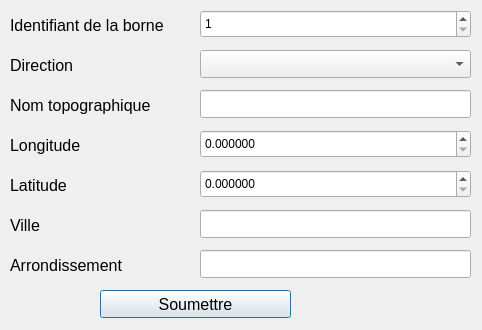
<?xml version="1.0" encoding="UTF-8"?>
<ui version="4.0">
 <class>AjouterBorneFontaineInterface</class>
 <widget class="QDialog" name="AjouterBorneFontaineInterface">
  <property name="geometry">
   <rect>
    <x>0</x>
    <y>0</y>
    <width>482</width>
    <height>330</height>
   </rect>
  </property>
  <property name="windowTitle">
   <string>AjouterBorneFontaineInterface</string>
  </property>
  <widget class="QLabel" name="lbDirection">
   <property name="geometry">
    <rect>
     <x>10</x>
     <y>50</y>
     <width>171</width>
     <height>31</height>
    </rect>
   </property>
   <property name="text">
    <string>&lt;html&gt;&lt;head/&gt;&lt;body&gt;&lt;p&gt;&lt;span style=&quot; font-size:12pt;&quot;&gt;Direction&lt;/span&gt;&lt;/p&gt;&lt;/body&gt;&lt;/html&gt;</string>
   </property>
  </widget>
  <widget class="QLabel" name="lbVille">
   <property name="geometry">
    <rect>
     <x>10</x>
     <y>210</y>
     <width>171</width>
     <height>31</height>
    </rect>
   </property>
   <property name="text">
    <string>&lt;html&gt;&lt;head/&gt;&lt;body&gt;&lt;p&gt;&lt;span style=&quot; font-size:12pt;&quot;&gt;Ville&lt;/span&gt;&lt;/p&gt;&lt;/body&gt;&lt;/html&gt;</string>
   </property>
  </widget>
  <widget class="QLabel" name="lbArrondissement">
   <property name="geometry">
    <rect>
     <x>10</x>
     <y>250</y>
     <width>171</width>
     <height>31</height>
    </rect>
   </property>
   <property name="text">
    <string>&lt;html&gt;&lt;head/&gt;&lt;body&gt;&lt;p&gt;&lt;span style=&quot; font-size:12pt;&quot;&gt;Arrondissement&lt;/span&gt;&lt;/p&gt;&lt;/body&gt;&lt;/html&gt;</string>
   </property>
  </widget>
  <widget class="QLabel" name="lbLatitude">
   <property name="geometry">
    <rect>
     <x>10</x>
     <y>170</y>
     <width>171</width>
     <height>31</height>
    </rect>
   </property>
   <property name="text">
    <string>&lt;html&gt;&lt;head/&gt;&lt;body&gt;&lt;p&gt;&lt;span style=&quot; font-size:12pt;&quot;&gt;Latitude&lt;/span&gt;&lt;/p&gt;&lt;/body&gt;&lt;/html&gt;</string>
   </property>
  </widget>
  <widget class="QLabel" name="lbNomTopo">
   <property name="geometry">
    <rect>
     <x>10</x>
     <y>90</y>
     <width>171</width>
     <height>31</height>
    </rect>
   </property>
   <property name="text">
    <string>&lt;html&gt;&lt;head/&gt;&lt;body&gt;&lt;p&gt;&lt;span style=&quot; font-size:12pt;&quot;&gt;Nom topographique&lt;/span&gt;&lt;/p&gt;&lt;/body&gt;&lt;/html&gt;</string>
   </property>
  </widget>
  <widget class="QLabel" name="lbLongitude">
   <property name="geometry">
    <rect>
     <x>10</x>
     <y>130</y>
     <width>171</width>
     <height>31</height>
    </rect>
   </property>
   <property name="text">
    <string>&lt;html&gt;&lt;head/&gt;&lt;body&gt;&lt;p&gt;&lt;span style=&quot; font-size:12pt;&quot;&gt;Longitude&lt;/span&gt;&lt;/p&gt;&lt;/body&gt;&lt;/html&gt;</string>
   </property>
  </widget>
  <widget class="QLabel" name="lbIdentifiant">
   <property name="geometry">
    <rect>
     <x>10</x>
     <y>10</y>
     <width>171</width>
     <height>31</height>
    </rect>
   </property>
   <property name="text">
    <string>&lt;html&gt;&lt;head/&gt;&lt;body&gt;&lt;p&gt;&lt;span style=&quot; font-size:12pt;&quot;&gt;Identifiant de la borne&lt;/span&gt;&lt;/p&gt;&lt;/body&gt;&lt;/html&gt;</string>
   </property>
  </widget>
  <widget class="QSpinBox" name="txtIdentifiant">
   <property name="geometry">
    <rect>
     <x>200</x>
     <y>10</y>
     <width>271</width>
     <height>28</height>
    </rect>
   </property>
   <property name="minimum">
    <number>1</number>
   </property>
   <property name="maximum">
    <number>1000000000</number>
   </property>
  </widget>
  <widget class="QComboBox" name="comboDirection">
   <property name="geometry">
    <rect>
     <x>200</x>
     <y>50</y>
     <width>271</width>
     <height>28</height>
    </rect>
   </property>
   <item>
    <property name="text">
     <string/>
    </property>
   </item>
   <item>
    <property name="text">
     <string>Nord</string>
    </property>
   </item>
   <item>
    <property name="text">
     <string>Sud</string>
    </property>
   </item>
   <item>
    <property name="text">
     <string>Est</string>
    </property>
   </item>
   <item>
    <property name="text">
     <string>Ouest</string>
    </property>
   </item>
   <item>
    <property name="text">
     <string>null</string>
    </property>
   </item>
  </widget>
  <widget class="QLineEdit" name="txtNomTopo">
   <property name="geometry">
    <rect>
     <x>200</x>
     <y>90</y>
     <width>271</width>
     <height>28</height>
    </rect>
   </property>
  </widget>
  <widget class="QDoubleSpinBox" name="txtLongitude">
   <property name="geometry">
    <rect>
     <x>200</x>
     <y>130</y>
     <width>271</width>
     <height>28</height>
    </rect>
   </property>
   <property name="decimals">
    <number>6</number>
   </property>
   <property name="maximum">
    <double>100000000000000.000000000000000</double>
   </property>
  </widget>
  <widget class="QDoubleSpinBox" name="txtLatitude">
   <property name="geometry">
    <rect>
     <x>200</x>
     <y>170</y>
     <width>271</width>
     <height>28</height>
    </rect>
   </property>
   <property name="decimals">
    <number>6</number>
   </property>
   <property name="maximum">
    <double>10000000000.000000000000000</double>
   </property>
  </widget>
  <widget class="QLineEdit" name="txtVille">
   <property name="geometry">
    <rect>
     <x>200</x>
     <y>210</y>
     <width>271</width>
     <height>28</height>
    </rect>
   </property>
  </widget>
  <widget class="QLineEdit" name="txtArrondissement">
   <property name="geometry">
    <rect>
     <x>200</x>
     <y>250</y>
     <width>271</width>
     <height>28</height>
    </rect>
   </property>
  </widget>
  <widget class="QPushButton" name="btnSoumettre">
   <property name="geometry">
    <rect>
     <x>100</x>
     <y>290</y>
     <width>191</width>
     <height>28</height>
    </rect>
   </property>
   <property name="font">
    <font>
     <pointsize>12</pointsize>
    </font>
   </property>
   <property name="text">
    <string>Soumettre</string>
   </property>
  </widget>
 </widget>
 <resources/>
 <connections>
  <connection>
   <sender>btnSoumettre</sender>
   <signal>clicked()</signal>
   <receiver>AjouterBorneFontaineInterface</receiver>
   <slot>validerChamps()</slot>
   <hints>
    <hint type="sourcelabel">
     <x>195</x>
     <y>303</y>
    </hint>
    <hint type="destinationlabel">
     <x>240</x>
     <y>164</y>
    </hint>
   </hints>
  </connection>
 </connections>
 <slots>
  <slot>validerChamps()</slot>
 </slots>
</ui>
